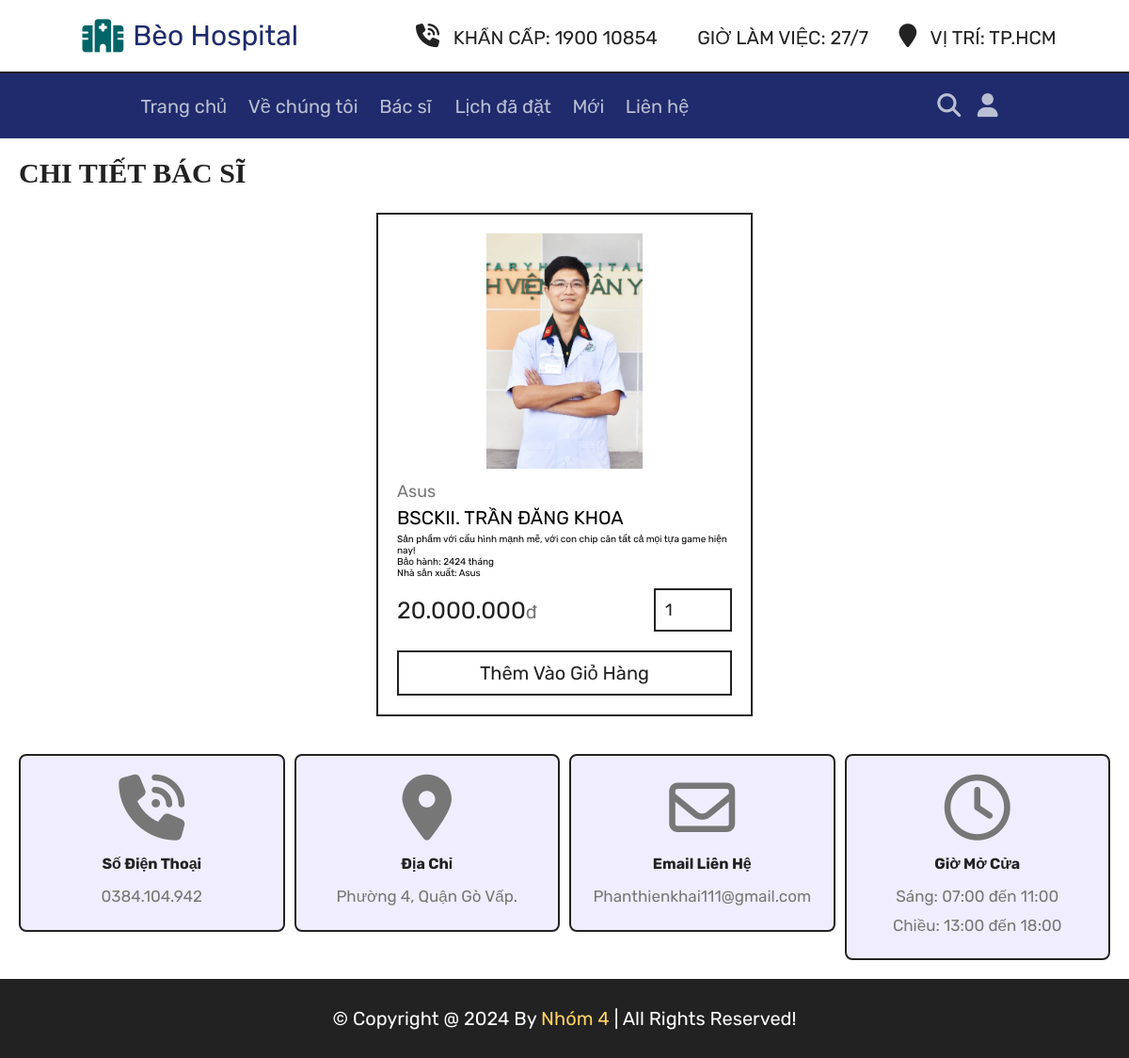
The page /quick_view.php?pid=1 on the database its author committed.
### tables this page shows
CREATE TABLE `products` (
  `id` int(100) NOT NULL,
  `name` varchar(100) NOT NULL,
  `category` varchar(100) NOT NULL,
  `price` int(10) NOT NULL,
  `image` varchar(100) NOT NULL,
  `description` text DEFAULT NULL,
  `warranty` int(11) DEFAULT NULL,
  `manufacturer` varchar(255) DEFAULT NULL
);

### quick_view.php (the view, shortened to what this page needs)
<?php
include 'components/connect.php';
include './convert_currency.php';
?>
<!DOCTYPE html>
<html lang="en">
<head>
   <link rel="stylesheet" href="https://cdnjs.cloudflare.com/ajax/libs/font-awesome/6.1.1/css/all.min.css">
   <link rel="stylesheet" href="css/style.css">
</head>
<body>
   <?php include 'components/user_header.php'; ?>
   <section class="quick-view">
      <h1 class="title">Chi tiết bác sĩ</h1>
      <?php
      $pid = $_GET['pid'];
      $select_products = $conn->prepare("SELECT * FROM `products` WHERE id = ?");
      $select_products->execute([$pid]);
      if ($select_products->rowCount() > 0) {
         while ($fetch_products = $select_products->fetch(PDO::FETCH_ASSOC)) {
      ?>
            <form action="" method="post" class="box">
               <img src="uploaded_img/<?= $fetch_products['image']; ?>" alt="">
               <a href="category.php?category=<?= $fetch_products['category']; ?>" class="cat"><?= $fetch_products['category']; ?></a>
               <div class="name"><?= $fetch_products['name']; ?></div>
               <div class="description"><?= $fetch_products['description']; ?></div>
               <div class="warranty">Bảo hành: <?= $fetch_products['warranty']; ?>24 tháng</div>
               <div class="manufacturer">Nhà sản xuất: <?= $fetch_products['manufacturer']; ?></div>
               <div class="flex">
                  <div class="price"><?php echo currency_format($fetch_products['price']); ?></div>
                  <input type="number" name="qty" class="qty" min="1" max="99" value="1" maxlength="2">
               </div>
               <button type="submit" name="add_to_cart" class="cart-btn">Thêm vào giỏ hàng</button>
            </form>
      <?php
         }
      } else {
         echo '<p class="empty">Chưa có sản phẩm để hiển thị!</p>';
      }
      ?>
   </section>
   <?php include 'components/footer.php'; ?>
</body>
</html>

### convert_currency.php
<?php
if (!function_exists('currency_format')) {
    function currency_format($number, $suffix = 'đ')
    {
        if (!empty($number)) {
            return number_format($number, 0, ',', '.') . "<span>{$suffix}</span>";
        }
    }
}

### css/style.css (style rules this page uses)
:root { --pink: #FFD460; --red: #e74c3c; --white: #fff; --black: #222; --light-color: #777; --light-orange: #e1af25; --green: #159EEC; --grey: #016466; --border-service: .25rem solid var(--green); --border: .2rem solid var(--black); --blue: #1F2B6C; --ble-gr: #BABFD3; --original: #F0EEFE; }
* { font-family: 'Rubik', sans-serif; margin: 0; padding: 0; box-sizing: border-box; outline: none; text-decoration: none; }
html { font-size: 62.5%; overflow-x: hidden; scroll-behavior: smooth; stop-opacity: 7rem; }
section { margin: 0 auto; max-width: 1200px; padding: 2rem; }
.title { text-align: justify; margin-bottom: 2.5rem; font-size: 3rem; color: var(--black); text-transform: uppercase; text-decoration: none; text-underline-offset: 1rem; font-family: serif; border-bottom: var(--grey); }
.quick-view form { max-width: 40rem; padding: 2rem; border: var(--border); position: relative; margin: 0 auto; }
.quick-view form img { height: 25rem; width: 100%; object-fit: contain; margin-bottom: 1rem; }
.quick-view form .cat { font-size: 1.8rem; color: var(--light-color); }
.quick-view form .name { font-size: 2rem; margin: .5rem 0; }
.quick-view form .flex { display: flex; justify-content: space-between; align-items: center; gap: 1.5rem; margin: 1rem 0; }
.quick-view form .flex .price { font-size: 2.5rem; color: var(--black); }
.quick-view form .flex .price span { font-size: 2rem; color: var(--light-color); }
.quick-view form .flex .qty { border: var(--border); padding: 1rem; font-size: 1.8rem; color: var(--black); }
.quick-view form .cart-btn { width: 100%; padding: 1rem 3rem; text-align: center; border: var(--border); font-size: 2rem; color: var(--black); cursor: pointer; text-transform: capitalize; background: none; margin-top: 1rem; }

### rows shown on the page
products: image (picture), category "Asus", name "BSCKII. TRẦN ĐĂNG KHOA", description "Sản phẩm với cấu hình mạnh mẽ, với con chip cân tất cả mọi tựa game hiện nay!", warranty "24", manufacturer "Asus", price "20.000.000"
